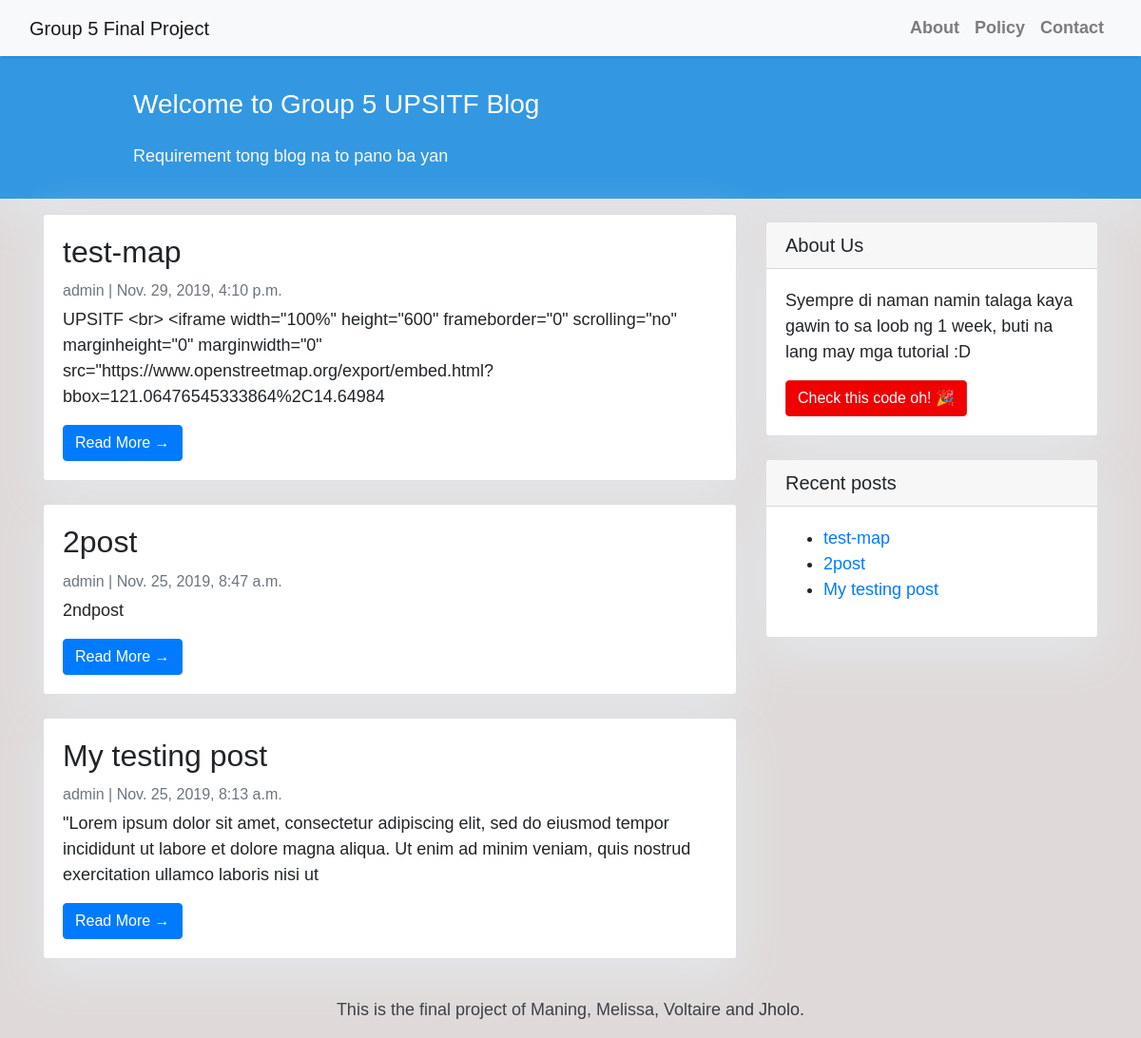
Before: / with the older database file.
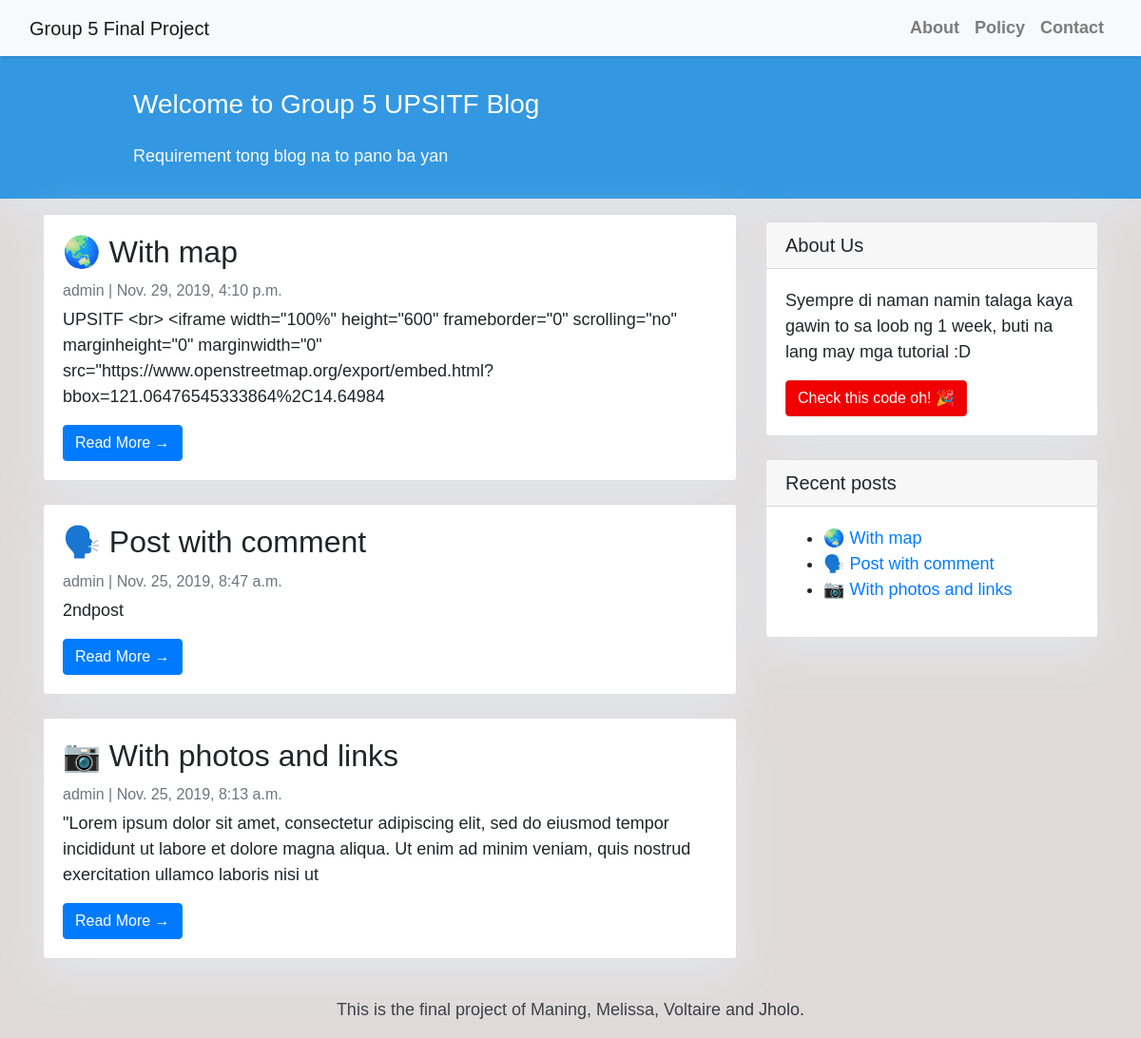
After: the same page with the newer database file.
### blog/models.py (models this page shows, shortened)
class Post(models.Model):
    title = models.CharField(max_length=200, unique=True)
    slug = models.SlugField(max_length=200, unique=True)
    author = models.ForeignKey(User, on_delete=models.CASCADE, related_name='blog_posts')
    updated_on = models.DateTimeField(auto_now=True)
    content = models.TextField()
    created_on = models.DateTimeField(auto_now_add=True)
    status = models.IntegerField(choices=STATUS, default=0)
    class Meta:
        ordering = ['-created_on']

### blog/views.py (the view)
# urls.py: path('', views.PostList.as_view(), name='home'),
class PostList(generic.ListView):
    queryset = Post.objects.filter(status=1).order_by('-created_on')
    template_name = 'index.html'

### templates/index.html (shortened to what this page needs)
{% extends "base.html" %}
{% block content %}
<header class="masthead">
    <div class="container">
        <div class="row">
            <div class=" col-md-8 col-md-10 mx-auto">
                <div class="site-heading">
                    <h3 class=" site-heading my-4 mt-3 text-white"> Welcome to Group 5 UPSITF Blog </h3>
                    <p class="text-light">Requirement tong blog na to pano ba yan &nbsp
                    </p>
                </div>
            </div>
        </div>
    </div>
</header>
<div class="container">
    <div class="row">
        <div class="col-md-8 mt-3 left">
            {% for post in post_list %}
            <div class="card mb-4">
                <div class="card-body">
                    <h2 class="card-title">{{ post.title }}</h2>
                    <p class="card-text text-muted h6">{{ post.author }} | {{ post.created_on}} </p>
                    <p class="card-text">{{post.content|slice:":200" }}</p>
                    <a href="{% url 'post_detail' post.slug  %}" class="btn btn-primary">Read More &rarr;</a>
                </div>
            </div>
            {% endfor %}
        </div>
        {% block sidebar %} {% include 'sidebar.html' %} {% endblock sidebar %}
    </div>
</div>
{%endblock%}

### templates/base.html (shortened to what this page needs)
<!DOCTYPE html>
<html>
    <head>
        <link rel="stylesheet" href="https://maxcdn.bootstrapcdn.com/bootstrap/4.0.0/css/bootstrap.min.css"
 />
    </head>
    <body>
        <nav class="navbar navbar-expand-lg navbar-light bg-light shadow" id="mainNav">
            <div class="container-fluid">
                <a class="navbar-brand" href="{% url 'home' %}">Group 5 Final Project</a>
                <div class="collapse navbar-collapse" id="navbarResponsive">
                    <ul class="navbar-nav ml-auto">
                        <li class="nav-item text-black">
                            <a class="nav-link text-black font-weight-bold" href="#">About</a>
                        </li>
                        <li class="nav-item text-black">
                            <a class="nav-link text-black font-weight-bold" href="#">Policy</a>
                        </li>
                        <li class="nav-item text-black">
                            <a class="nav-link text-black font-weight-bold" href="#">Contact</a>
                        </li>
                    </ul>
                </div>
            </div>
        </nav>
        {% block content %}{% endblock content %}
        <footer class="py-3 bg-grey">
            <p class="m-0 text-dark text-center ">This is the final project of Maning, Melissa, Voltaire and Jholo.</p>
        </footer>
    </body>
</html>

### templates/sidebar.html (shortened to what this page needs)
{% block sidebar %}
<div class="col-md-4 float-right ">
<div class="card my-4">
        <h5 class="card-header"> About Us</h5>
    <div class="card-body">
        <p class="card-text"> Syempre di naman namin talaga kaya gawin to sa loob ng 1 week, buti na lang may mga tutorial :D </p>
        <a href="https://github.com/maning/group5-blog"
           class="btn btn-danger">Check this code oh! 🎉 </a>
    </div>
</div>
<div class="card my-4">
        <h5 class="card-header"> Recent posts</h5>
    <div class="card-body">
<ul>
    {% for post in post_list %}
        <li><a href="{{ post.slug }}"> {{ post.title }}</a></li>
    {% endfor %}
</ul>
</div>
</div>
</div>
{% endblock sidebar %}

### templates/base.html (style rules this page uses)
body { font-family: "Verdana", sans-serif; font-size: 17px; background-color: #DFDAD9; }
.shadow { box-shadow: 0 4px 2px -2px rgba(0, 0, 0, 0.1); }
.btn-danger { color: #fff; background-color: #f00000; border-color: #dc281e; }
.masthead { background: #3398E1; height: auto; padding-bottom: 15px; box-shadow: 0 16px 48px #E3E7EB; padding-top: 10px; }

### templates/index.html (style rules this page uses)
body { font-family: "Verdana", sans-serif; font-size: 18px; background-color: #DFDAD9; }
.card { box-shadow: 0 16px 48px #FF6E33; }

### templates/sidebar.html (style rules this page uses)
.card { box-shadow: 0 16px 48px #E3E7EB; }

Changed rows visible on the page:
changed Post: title "test-map" → "🌏 With map"
changed Post "2ndpost": title "2post" → "🗣️ Post with comment"
changed Post: title "My testing post" → "📷 With photos and links"
